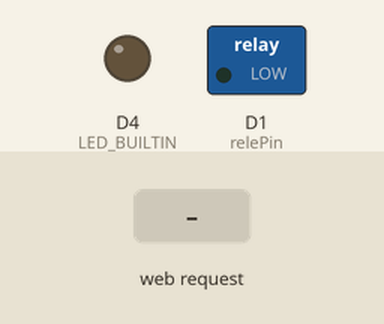
Recording of a sketch running on a simulated ESP8266 (NodeMCU). Parts: switched loads named in the sketch (green lamp = pin HIGH), output pins drawn as LEDs (lit = HIGH, except the on-board LED, lit = LOW). The test bench sets the inputs (shaded band). WiFi joins after 1.5 s; servers stay silent unless stated; what the sketch prints to the serial monitor is not drawn.

Above: at 2.7 s.
2.8 s: HTTP request GET /?rele=1 received
At 3.0 s:
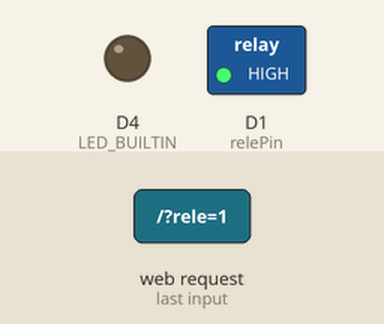
At 5.04 s:
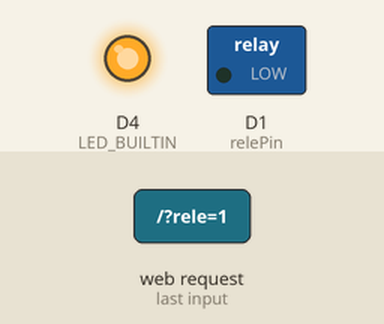
Timing chart, 0 to 10.7 s (numbered marks = the images above; inputs shaded):
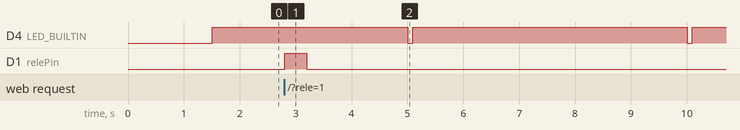

Measured:
- after the input at 2.8 s, D1 (relePin): LOW → HIGH at once, → LOW 0.40 s later
- by itself, D4 (LED_BUILTIN): alternates HIGH for 4.9 s and LOW for 0.09 s

The sketch:

JaboticabaControl.ino
```cpp
/* Create a WiFi access point and provide a web server on it. */
#include <ESP8266WiFi.h>
#include <ESP8266WebServer.h>

//define o IP fixo
IPAddress ip(192, 168, 1, 100);
IPAddress gateway(192, 168, 1, 1);
IPAddress subnet(255, 255, 255, 0);
// Define a web server at port 80 for HTTP
ESP8266WebServer server(80);

const char *ssid = "SSID";
const char *password = "senha";
const int relePin = D1; // an LED is connected to NodeMCU pin D1 (ESP8266 GPIO5) via a 1K Ohm resistor
int releState = LOW;
long intervalo = 500;
bool toggle = 0; //
bool ledState = HIGH;

char releText[80];// texto botão

//--------------------------------------------------------------

void blinkLED(void)// pisca led para indicar a placa esta funcioando
{
  static unsigned long ult_tempo = 0;
  int tempo = millis();
  if (tempo - ult_tempo > 5000) {
    ledState = LOW; // liga led
    ult_tempo = tempo;
  } else if (tempo - ult_tempo > 90) {
    ledState = HIGH;//desliga led
  }
  digitalWrite(LED_BUILTIN, ledState);
}


void toggleRele(int Pin) // alterna o status do rele (função com problema)
{
  digitalWrite(Pin, HIGH);
  delay(400);
  digitalWrite(Pin, LOW);
}
//******************html****************
  const char MAIN_page[] PROGMEM = R"=====(
<html>
  <head>
    <meta name='viewport' content='width=device-width, initial-scale=1.0'>
    <meta charset='utf-8'/>
    <title>Portão</title>
    <style>

      header { position: fixed;  left: 0;  top: 0;   width: 100%; Color: #ffffff; background-color: #7422c7; font-weight: bold; font-family: Arial, Helvetica, Sans-Serif; font-size: 250%;}
      body { background-color: #ffffff; text-align: center;  Color: #000000; }
      button { background:linear-gradient(to bottom, #892ce6 5%, #892ce6 100%); background-color:#892ce6; margin-top: 20%; border-radius:16px; border:3px solid #5c0fa8;  cursor:pointer; color:#ffffff; font-family:Arial; font-size:28px; padding:3% 15%; text-decoration:none;}
      button:hover { background:linear-gradient(to bottom, #476e9e 5%, #6b0a61 100%);background-color:#892ce6;}
      footer {Color: #ffffff; background-color: #7422c7;   position: fixed;  left: 0;  bottom: 0;   width: 100%;}
     </style>
  </head>
  <header>Jaboticaba control</header>
  <body>
   <form action='/' method='POST'><button name='rele'>Abre/fecha</button></form>
   </body>
   <footer>Tiago Batista 03/2020 versão: beta<footer>
</html>
)=====";

//--------------------------------------------------------------

void handleRele() { // pagina principal
   String h = MAIN_page;
  if ( server.hasArg("rele") ) {
    digitalWrite (LED_BUILTIN, ledState); //turn the built in LED on pin DO of NodeMCU on
    toggleRele(relePin);
     digitalWrite ( LED_BUILTIN, !ledState );
     server.send (200, "text/html", h);
  }
  server.send (200, "text/html", h);
}


void handleNotFound() { // pagina de erro
  digitalWrite ( LED_BUILTIN, 0 );
  String message = "File Not Found\n\n";
  message += "URI: ";
  message += server.uri();
  message += "\nMethod: ";
  message += ( server.method() == HTTP_GET ) ? "GET" : "POST";
  message += "\nArguments: ";
  message += server.args();
  message += "\n";

  for ( uint8_t i = 0; i < server.args(); i++ ) {
    message += " " + server.argName ( i ) + ": " + server.arg ( i ) + "\n";
  }

  server.send ( 404, "text/plain", message );
  digitalWrite ( LED_BUILTIN, ledState ); //turn the built in LED on pin DO of NodeMCU off
}

void setup() {
  pinMode ( relePin, OUTPUT );
  pinMode ( LED_BUILTIN, OUTPUT );
  digitalWrite ( relePin, 0 );

  Serial.begin(115200);
  Serial.println();
  Serial.println("Configuring access point...");

  //set-up the custom IP address
  //  WiFi.mode(WIFI_AP_STA);
  //  WiFi.softAPConfig(apIP, apIP, IPAddress(255, 255, 255, 0));   // subnet FF FF FF 00
  WiFi.begin(ssid, password);
  WiFi.config(ip, gateway, subnet);// ip fixo
  /* You can remove the password parameter if you want the AP to be open. */
  while (WiFi.status() != WL_CONNECTED) {
    delay(500);
    Serial.print(".");
  }

  Serial.print("IP: ");
  Serial.println(WiFi.localIP());
  Serial.println(F("*WifiRTC: Iniciando UDP"));

  server.on ("/", handleRele);
  server.on ("rele", handleRele);

  server.onNotFound ( handleNotFound );

  server.begin();
  Serial.println("HTTP server started");
}

void loop() {
  blinkLED(); // pisca o led
  server.handleClient();
  yield();
}
```
